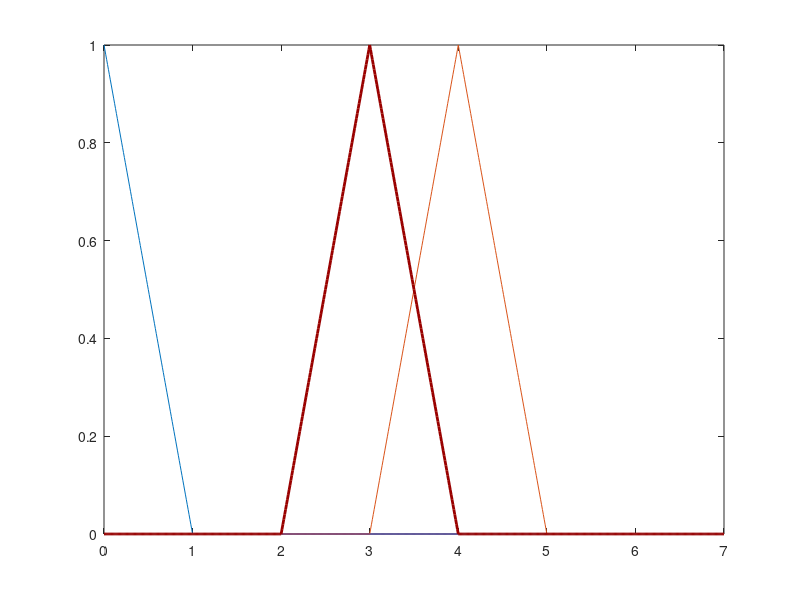

The MATLAB script that drew this image: (Note: this script raises an error after producing the figure.)
% Figure 11.6 : plot hat functions

clear all
close all
x = [0,1,2,4,5,7];

for i=1:7
  xx(i,:) = i-1:.01:i;
end
N = size(xx,2);

phi0 = zeros(size(xx));
phi0(1,:) = 1-xx(1,:);

xp = reshape(xx',1,N*7);
phi0 = reshape(phi0',1,N*7);

phi3 = zeros(size(xx));
phi3(3,:) = xx(3,:) - 2;
phi3(4,:) = 4 - xx(4,:);

phi3 = reshape(phi3',1,N*7);

phi4 = zeros(size(xx));
phi4(4,:) = xx(4,:) - 3;
phi4(5,:) = 5 - xx(5,:);

phi4 = reshape(phi4',1,N*7);
phi5 = zeros(size(xp));

plot(xp,phi0,xp,phi4,xp,phi3,xp,phi5)
hold on
plot(xp,phi3,'LineWidth',2,'Color',[.6,0,0])
     gtext('\phi_i')
     gtext('\phi_{i+1}')
     gtext('\phi_0')
     xlabel('x')
     ylabel('\phi')
